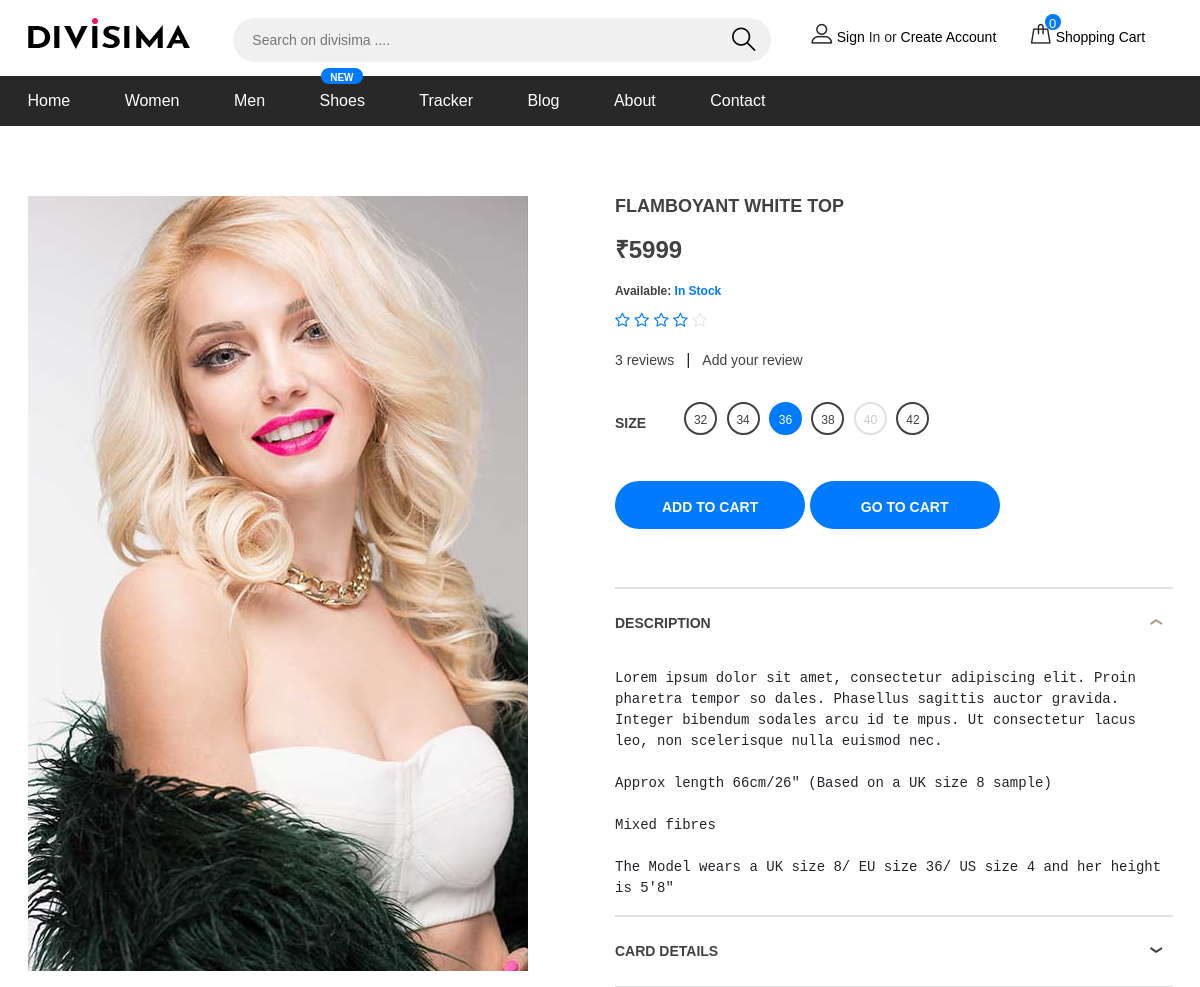
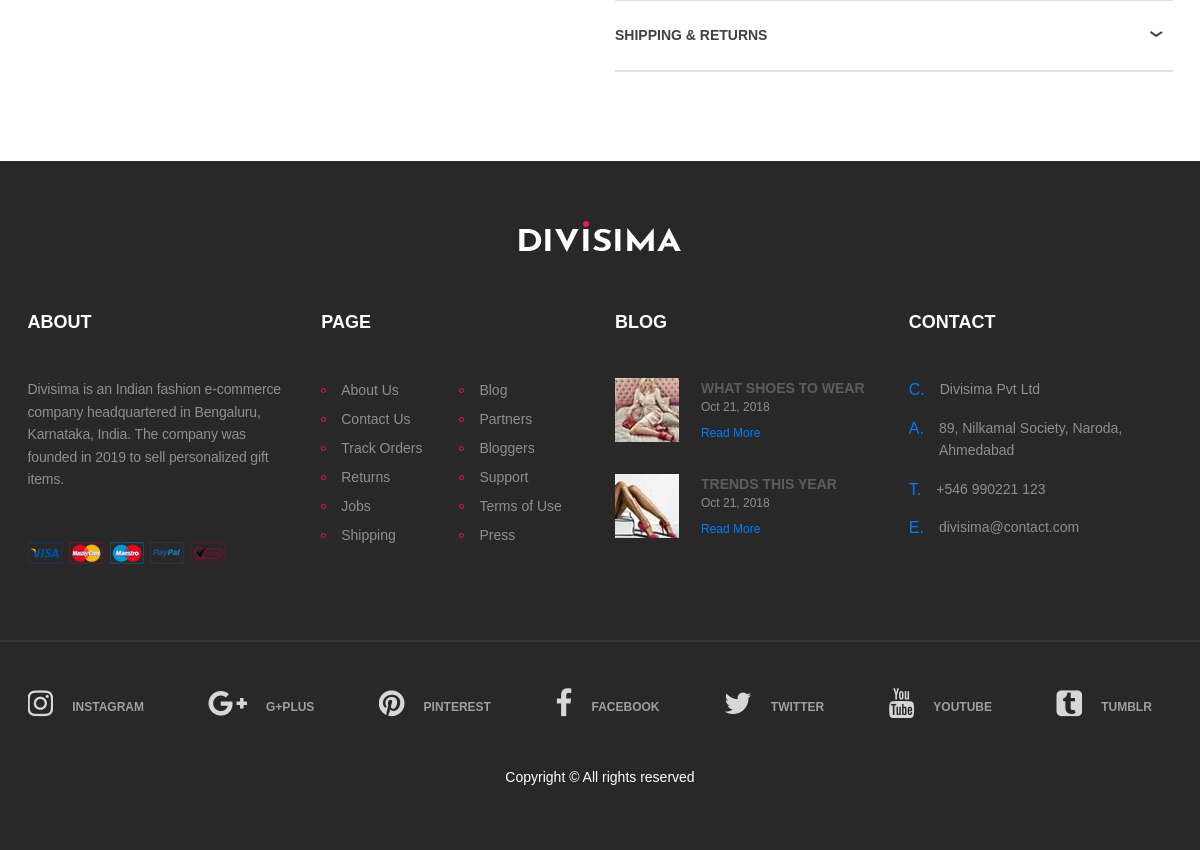
The page /shop/product/22 on the database its author committed (2 pictures, top to bottom).
### shop/models.py (models this page shows, shortened)
class Product(models.Model):
    product_name = models.CharField(max_length=50)
    cate = models.CharField(max_length=50, default="", blank=True)
    subcate = models.CharField(max_length=50, default="", blank=True)
    img = models.ImageField(upload_to='shop/images',default="")
    price = models.CharField(max_length=20, default="")
    desc = models.TextField(max_length=1000, blank=True)
    pub_date = models.DateField()

### shop/views.py (the view)
# urls.py: path('product/<int:myid>', views.product, name='productView'),
def product(request, myid):
    product = Product.objects.filter(id=myid)
    context = {'i':product[0]}
    return render(request, 'shop/product.html', context)

### shop/templates/shop/product.html (shortened to what this page needs)
{% extends 'shop/layout.html' %}
{% load static %}
{% block content %}
<section class="product-section">
    <div class="container">
        <div class="row">
            <div class="col-lg-6">
                <div class="product-pic-zoom">
                    {% if fprod.img %}
                    <div id="imgpr{{fprod.id}}">
                        <img class="product-big-img" src="{{fprod.img.url}}" alt=""></div>
                    {% else %}
                    <div id="imgpr{{i.id}}">
                        <img class="product-big-img" src="{{i.img.url}}" alt=""></div>
                    {% endif %}
                </div>
            </div>
            <div class="col-lg-6 product-details">
                {% if fprod.product_name %}
                <h2 id="namepr{{fprod.id}}" class="p-title">{{fprod.product_name}}</h2>
                <h3 id="pricepr{{fprod.id}}" class="p-price">{{fprod.price}}</h3>
                {% else %}
                <h2 id="namepr{{i.id}}" class="p-title">{{i.product_name}}</h2>
                <h3 id="pricepr{{i.id}}" class="p-price">{{i.price}}</h3>
                {% endif %}
                <h4 class="p-stock">Available: <span>In Stock</span></h4>
                <div class="p-rating">
                    <i class="fa fa-star-o"></i>
                    <i class="fa fa-star-o"></i>
                    <i class="fa fa-star-o"></i>
                    <i class="fa fa-star-o"></i>
                    <i class="fa fa-star-o fa-fade"></i>
                </div>
                <div class="p-review">
                    <a href="">3 reviews</a>|<a href="">Add your review</a>
                </div>
                <div class="fw-size-choose">
                    <p>Size</p>
                    {% if i.cate == 'Shoes' or fprod.cate == 'Shoes' %}
                    <div class="sc-item">
                        <input type="radio" name="sc" id="xs-size">
                        <label for="xs-size">6</label>
                    </div>
                    <div class="sc-item">
                        <input type="radio" name="sc" id="xs-size" checked="">
                        <label for="xs-size">7</label>
                    </div>
                    <div class="sc-item">
                        <input type="radio" name="sc" id="xs-size">
                        <label for="xs-size">8</label>
                    </div>
                    <div class="sc-item">
                        <input type="radio" name="sc" id="xs-size">
                        <label for="xs-size">9</label>
                    </div>
                    <div class="sc-item">
                        <input type="radio" name="sc" id="xs-size">
                        <label for="xs-size">10</label>
                    </div>
                    {% else %}
                    <div class="sc-item">
                        <label for="xs-size">32</label>
                    </div>
                    <div class="sc-item">
                        <label for="s-size">34</label>
                    </div>
                    <div class="sc-item">
                        <label for="m-size">36</label>
                    </div>
                    <div class="sc-item">
                        <label for="l-size">38</label>
                    </div>
                    <div class="sc-item disable">
                        <label for="xl-size">40</label>
                    </div>
                    <div class="sc-item">
                        <label for="xxl-size">42</label>
                    </div>
                    {% endif %}
                </div>
                {% if i.id %}
                <span id="divpr{{i.id}}" class="proddiv">
                    <button id="pr{{i.id}}" class="site-btn prodcart">Add to Cart</button>
                </span>
                {% elif fprod.id %}
                <span id="divprod{{fprod.id}}" class="proddiv">
                    <button id="prod{{fprod.id}}" class="site-btn prodcart">ADD TO CART</button>
                </span>
                {% endif %}
                <a href="/shop/cart/"><button class="site-btn my-2">Go to cart</button></a>
                <div id="accordion" class="accordion-area">
                    <div class="panel">
                        <div class="panel-header" id="headingOne">
                            {% if i.desc or fprod.desc %}
                            <button class="panel-link active" data-toggle="collapse" data-target="#collapse1" aria-expanded="true" aria-controls="collapse1">description</button>
                        </div>
                        <div id="collapse1" class="collapse show" aria-labelledby="headingOne" data-parent="#accordion">
                            <div class="panel-body">
                                {% if i.desc %}
                                <pre style="white-space: pre-line;">{{i.desc}}</pre>
                                {% elif fprod.desc %}
                                <pre style="white-space: pre-line;">{{fprod.desc}}</pre>
                                {% endif %}
                            </div>
                        </div>
                        {% endif %}
                    </div>
                    <div class="panel">
                        <div class="panel-header" id="headingTwo">
                            <button class="panel-link" data-toggle="collapse" data-target="#collapse2" aria-expanded="false" aria-controls="collapse2">card details </button>
                        </div>
                    </div>
                    <div class="panel">
                        <div class="panel-header" id="headingThree">
                            <button class="panel-link" data-toggle="collapse" data-target="#collapse3" aria-expanded="false" aria-controls="collapse3">shipping & Returns</button>
                        </div>
                    </div>
                </div>
            </div>
        </div>
    </div>
</section>
{% endblock %}

### shop/static/css/mainstyle.css (style rules this page uses)
html, body { height: 100%; font-family: 'Josefin Sans', sans-serif; -webkit-font-smoothing: antialiased; font-smoothing: antialiased; }
h1, h2, h3, h4, h5, h6 { margin: 0; color: #111111; font-weight: 600; }
h2 { font-size: 36px; }
h3 { font-size: 30px; }
h4 { font-size: 24px; }
p { font-size: 14px; color: #585858; line-height: 1.6; }
img { max-width: 100%; }
.site-btn { display: inline-block; border: none; font-size: 14px; font-weight: 600; min-width: 167px; padding: 18px 47px 14px; border-radius: 50px; text-transform: uppercase; background: #007bff; color: #fff; line-height: normal; cursor: pointer; text-align: center; }
.accordion-area { margin-top: 50px; border-top: 2px solid #e1e1e1; }
.accordion-area .panel { border-bottom: 2px solid #e1e1e1; }
.accordion-area .panel-link { background-image: url("../img/arrow-down.png"); background-repeat: no-repeat; background-position: right 10px top 30px; }
.accordion-area .panel-link.active { background-image: url("../img/arrow-up.png"); }
.accordion-area .panel-link.active { background-color: transparent; }
.accordion-area .panel-link, .accordion-area .panel-link.active.collapsed { text-align: left; position: relative; width: 100%; font-size: 14px; font-weight: 700; color: #414141; padding: 0; text-transform: uppercase; line-height: 1; cursor: pointer; border: none; min-height: 69px; background-color: transparent; border-radius: 0; }
.accordion-area .panel-body { padding-top: 10px; }
.fw-color-choose, .fw-size-choose { border-bottom: 2px solid #ebebeb; padding-bottom: 40px; margin-bottom: 50px; }
.fw-size-choose .sc-item { display: inline-block; position: relative; margin-right: 5px; }
.fw-size-choose label { display: inline-block; height: 30px; min-width: 30px; text-align: center; font-size: 14px; color: #414141; font-weight: 500; cursor: pointer; border-radius: 50px; padding: 7px 6px 0; }
.fw-size-choose input[type=radio]:checked+label { background: #007bff; color: #fff; }
.product-section { padding-top: 70px; padding-bottom: 65px; }
.product-pic-zoom { margin-bottom: 35px; }
.product-details .p-title { font-size: 18px; font-weight: 700; color: #414141; text-transform: uppercase; margin-bottom: 18px; }
.product-details .p-price { font-size: 24px; color: #414141; font-weight: 700; margin-bottom: 20px; }
.product-details .p-stock { font-size: 12px; color: #000; font-weight: 700; color: #414141; margin-bottom: 10px; }
.product-details .p-stock span { color: #007bff; }
.product-details .p-rating { margin-bottom: 15px; }
.product-details .p-rating i { color: #007bff; }
.product-details .p-rating i.fa-fade { color: #e6e6e6; }
.product-details .p-review { margin-bottom: 30px; }
.product-details .p-review a { color: #414141; font-size: 14px; margin-right: 12px; margin-left: 12px; }
.product-details .p-review a:first-child { margin-left: 0; }
.product-details .fw-size-choose { border-bottom: none; margin-bottom: 30px; padding-bottom: 0; }
.product-details .fw-size-choose p { float: left; margin-right: 38px; text-transform: uppercase; font-weight: 700; color: #414141; padding-top: 10px; margin-bottom: 0; }
.product-details .fw-size-choose label { width: 33px; height: 33px; font-size: 12px; border: 2px solid #414141; }
.product-details .fw-size-choose input[type=radio]:checked+label { border: 2px solid #007bff; }
.product-details .fw-size-choose .disable label { border: 2px solid #e1e1e1; color: #cacaca; }
.product-details .site-btn { min-width: 190px; }
@media (min-width: 1200px) { .container { max-width: 1175px; } }

### shop/static/css/popcart.css (style rules this page uses)
*, *:before, *:after { box-sizing: border-box; }

### rows shown on the page
Product: img (picture), product_name "FLAMBOYANT WHITE TOP", price "₹5999", desc "Lorem ipsum dolor sit amet, consectetur adipiscing elit. Proin pharetra tempor so dales. Phasellus sagittis auctor gravida. Integer bibendum sodales arcu id te mpus. Ut consectetur lacus leo, non scelerisque nulla euismod nec. Approx length 66cm/26\" (Based on a UK size 8 sample) Mixed fibres The Model wears a UK size 8/ EU size 36/ US size 4 and her height is 5'8\""
